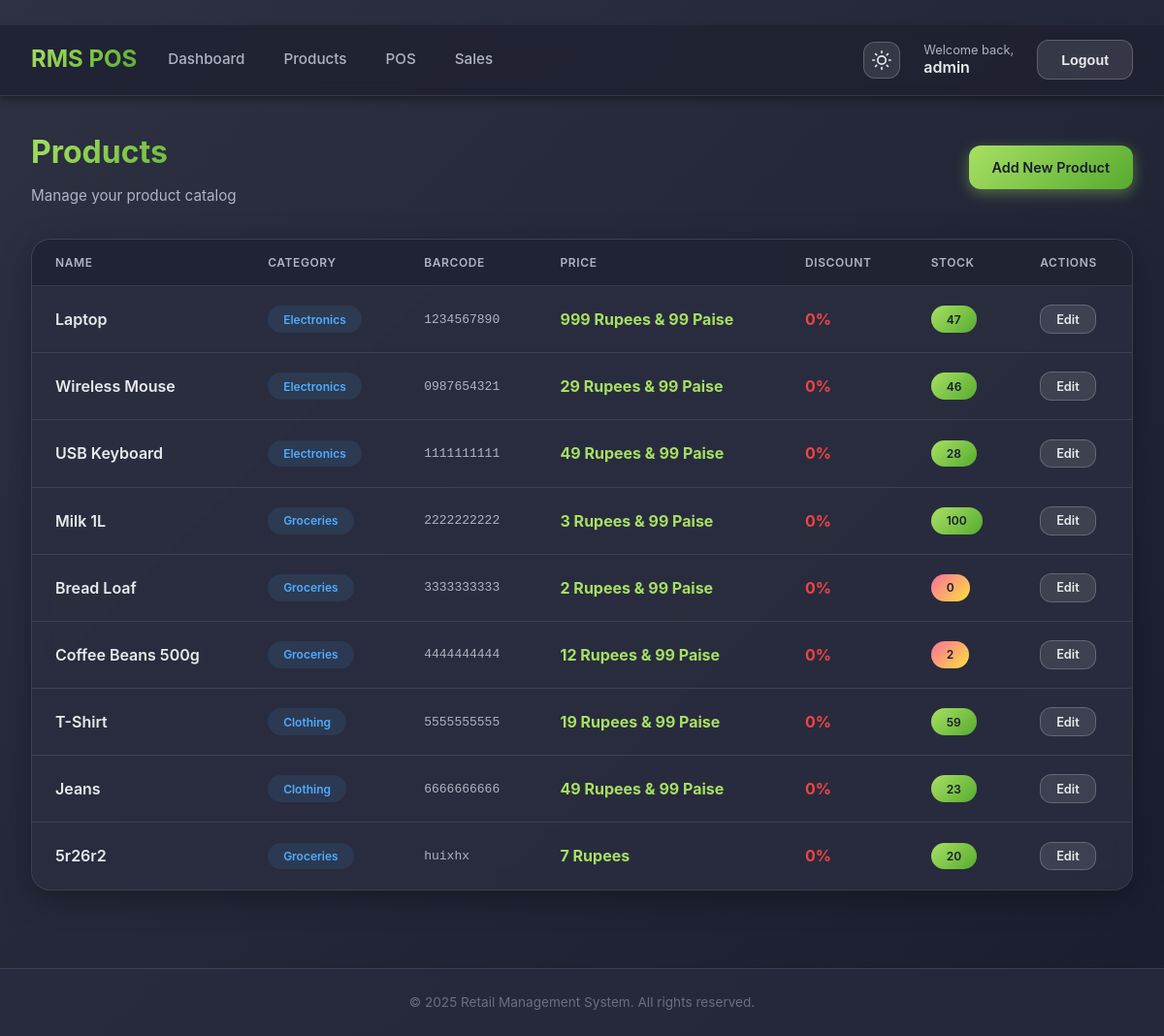
The app's page /inventory/products/ (signed in), older data.
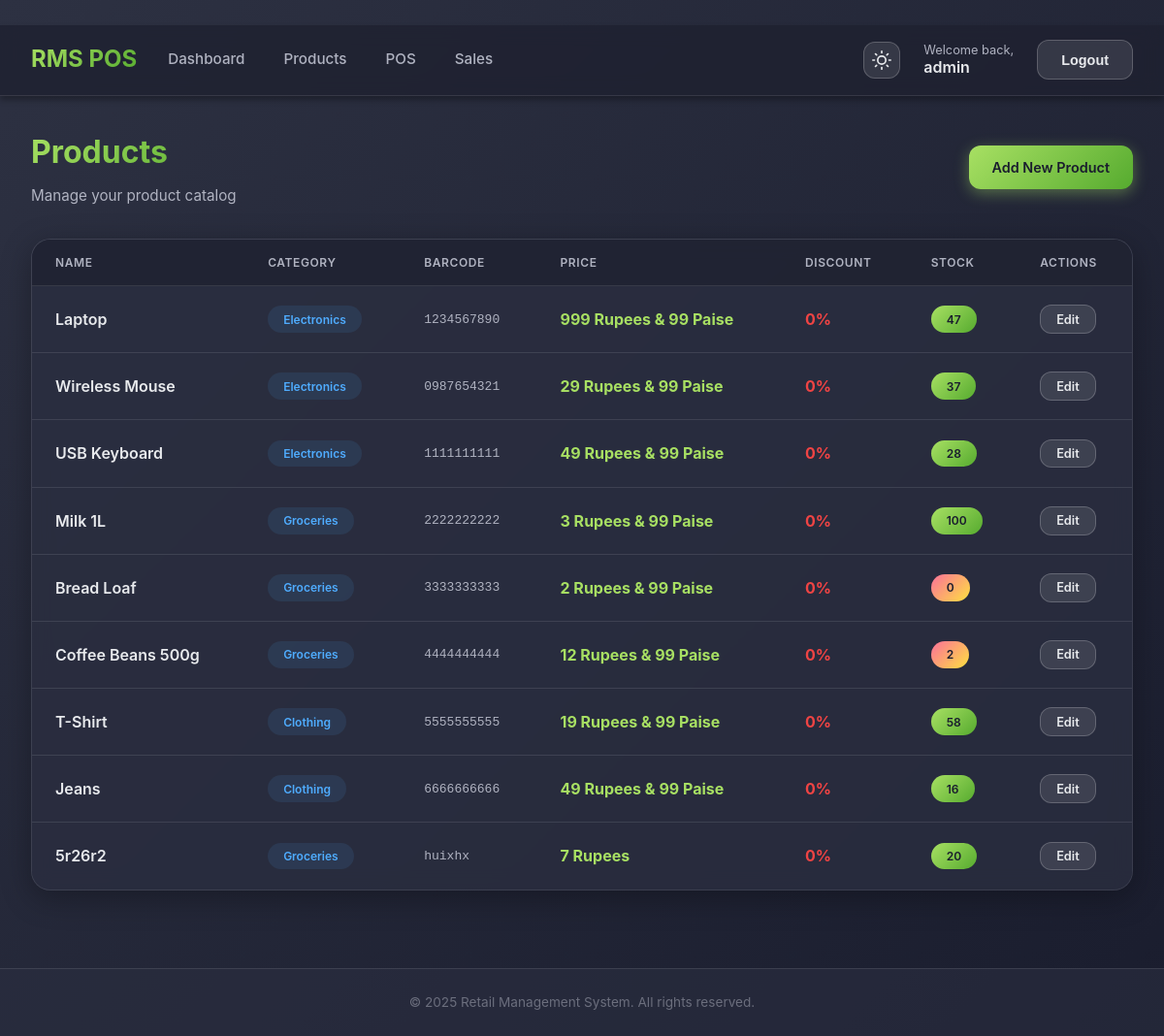
The same page, newer data.
### rms_pos/inventory/models.py (models this page shows, shortened)
class Product(models.Model):
    name = models.CharField(max_length=200)
    category = models.ForeignKey(Category, on_delete=models.CASCADE, related_name='products')
    barcode = models.CharField(max_length=100, unique=True)
    price = models.DecimalField(max_digits=10, decimal_places=2)
    discount_percentage = models.DecimalField(max_digits=5, decimal_places=2, default=0, help_text="Discount percentage (0-100)")
    cost = models.DecimalField(max_digits=10, decimal_places=2, help_text="Cost price per unit")
    stock_quantity = models.IntegerField(default=0)
    image = models.ImageField(upload_to='products/', blank=True, null=True)
    created_at = models.DateTimeField(auto_now_add=True)
    updated_at = models.DateTimeField(auto_now=True)

class Category(models.Model):
    name = models.CharField(max_length=100)
    description = models.TextField(blank=True)
    class Meta:
        verbose_name_plural = 'Categories'

### rms_pos/inventory/views.py (the view)
# urls.py: path('products/', views.product_list, name='product_list'),
@login_required
@user_passes_test(is_manager_or_admin)
def product_list(request):
    products = Product.objects.select_related('category').all()
    return render(request, 'inventory/product_list.html', {'products': products})

### rms_pos/accounts/models.py (called while the page is built)
    def is_admin(self):
        return self.role == 'admin'

    def is_manager(self):
        return self.role == 'manager'

### rms_pos/core/templatetags/currency_tags.py (called while the page is built)
@register.filter
def rupee_paise(value):
    try:
        val = float(value)
        rupees = int(val)
        paise = int(round((val - rupees) * 100))
        result = f"{rupees} Rupees"
        if paise > 0:
            result += f" & {paise} Paise"
        elif paise == 0 and rupees == 0:
             pass
        return result
    except (ValueError, TypeError):
        return value

### rms_pos/inventory/views.py (called while the page is built)
def is_manager_or_admin(user):
    return user.is_authenticated and (user.is_manager() or user.is_admin())

### rms_pos/templates/inventory/product_list.html (shortened to what this page needs)
﻿{% extends 'base.html' %}
{% load currency_tags %}
{% block content %}
<div class="page-header">
    <div>
        <h1 class="page-title">Products</h1>
        <p class="page-subtitle">Manage your product catalog</p>
    </div>
    <a href="{% url 'add_product' %}" class="btn btn-primary">Add New Product</a>
</div>
<div class="card">
    <div class="card-body" style="padding: 0;">
        <div class="table-responsive">
            <table>
                <thead>
                    <tr>
                        <th>Name</th>
                        <th>Category</th>
                        <th>Barcode</th>
                        <th>Price</th>
                        <th>Discount</th>
                        <th>Stock</th>
                        <th>Actions</th>
                    </tr>
                </thead>
                <tbody>
                    {% for product in products %}
                    <tr>
                        <td>
                            <div style="font-weight: 600; color: var(--text-primary);">{{ product.name }}</div>
                        </td>
                        <td>
                            <span class="badge badge-blue" style="background: rgba(79, 172, 254, 0.1); color: #4facfe;">
                                {{ product.category.name }}
                            </span>
                        </td>
                        <td style="font-family: monospace; color: var(--text-secondary);">{{ product.barcode }}</td>
                        <td style="font-weight: 700; color: #a8e063;">{{ product.price|rupee_paise }}</td>
                        <td style="font-weight: 700; color: #ef4444;">{{ product.discount_percentage|floatformat:"0" }}%
                        </td>
                        <td>
                            <span
                                class="badge {% if product.stock_quantity <= 10 %}badge-red{% else %}badge-green{% endif %}">
                                {{ product.stock_quantity }}
                            </span>
                        </td>
                        <td>
                            <a href="{% url 'edit_product' product.pk %}" class="btn btn-secondary"
                                style="padding: 0.4rem 1rem; font-size: 0.8rem;">Edit</a>
                        </td>
                    </tr>
                    {% endfor %}
                </tbody>
            </table>
        </div>
    </div>
</div>
{% endblock %}

Row changes from the older to the newer data that the page shows:
changed Product "Wireless Mouse": stock_quantity "46" → "37"
changed Product "T-Shirt": stock_quantity "59" → "58"
changed Product "Jeans": stock_quantity "23" → "16"
